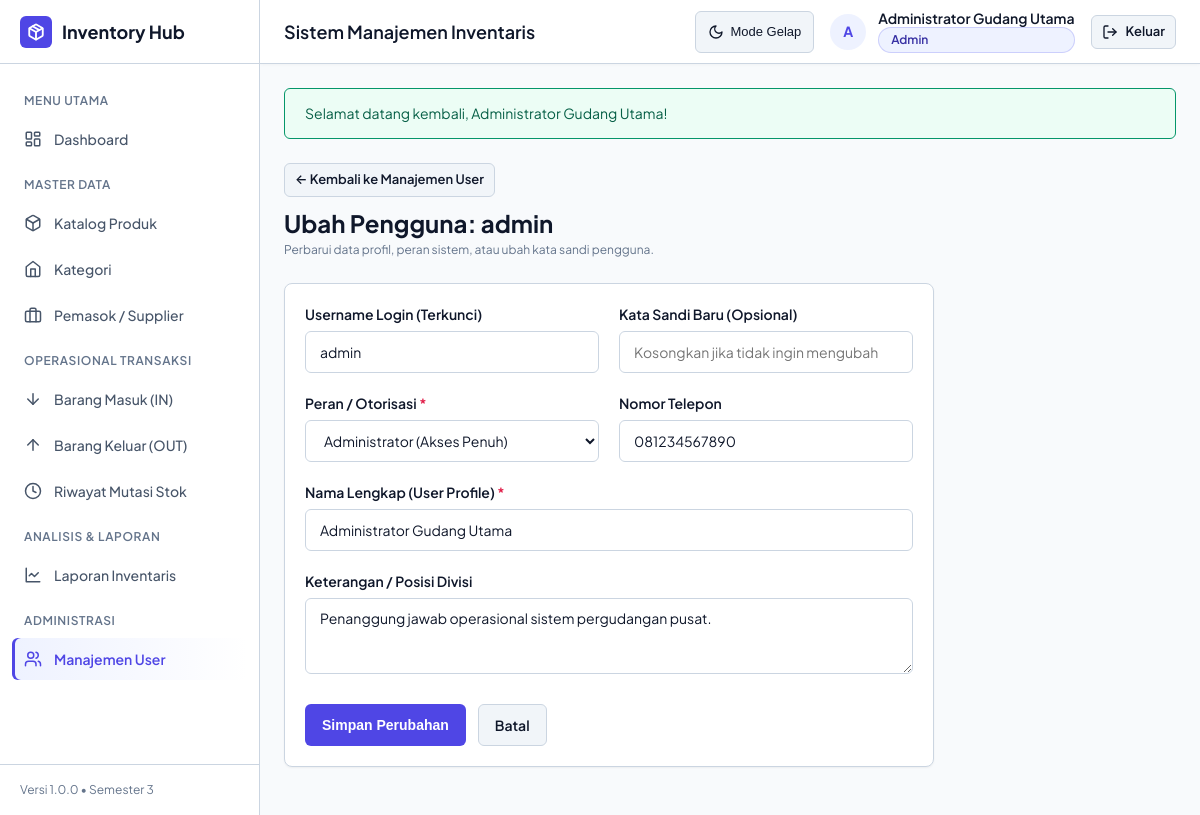
/index.php?page=users&action=edit&id=1 (signed in), run on the app's committed database.
### tables this page shows
CREATE TABLE IF NOT EXISTS user_profiles (
  id INT PRIMARY KEY AUTO_INCREMENT,
  user_id INT NOT NULL UNIQUE,
  full_name VARCHAR(100) NOT NULL,
  phone VARCHAR(25) NULL,
  bio TEXT NULL,
  FOREIGN KEY (user_id) REFERENCES users(id) ON DELETE CASCADE ON UPDATE CASCADE
);

CREATE TABLE IF NOT EXISTS users (
  id INT PRIMARY KEY AUTO_INCREMENT,
  username VARCHAR(50) NOT NULL UNIQUE,
  password_hash VARCHAR(255) NOT NULL,
  role ENUM('admin', 'staff') NOT NULL DEFAULT 'staff',
  created_at DATETIME NOT NULL DEFAULT CURRENT_TIMESTAMP
);

### app/Core/View.php (called while the page is built, shortened)
<?php
class View {
    public static function render($viewPath, array $data = [], $layout = 'main') {
        extract($data);
        $flashSuccess = isset($_SESSION['flash_success']) ? $_SESSION['flash_success'] : null;
        $viewFile = __DIR__ . '/../../views/' . $viewPath . '.php';
        require $viewFile;
        $content = ob_get_clean();
        $layoutFile = __DIR__ . '/../../views/layouts/' . $layout . '.php';
        require $layoutFile;
    }
}

### app/Controllers/UserController.php (called while the page is built, shortened)
<?php
require_once __DIR__ . '/../Core/View.php';
require_once __DIR__ . '/../Models/User.php';
require_once __DIR__ . '/../Helpers/Auth.php';
require_once __DIR__ . '/../Helpers/Sanitize.php';
class UserController {
    public function edit() {
        $id = (int) (isset($_GET['id']) ? $_GET['id'] : 0);
        $user = User::findById($id);
        $errors = [];
        $data = [
            'username'  => $user['username'],
            'role'      => $user['role'],
            'full_name' => $user['full_name'],
            'phone'     => $user['phone'],
            'bio'       => $user['bio'],
        ];
        View::render('users/edit', [
            'user'   => $user,
            'data'   => $data,
            'errors' => $errors,
        ]);
    }
}

### index.php (called while the page is built, shortened)
<?php
require_once __DIR__ . '/config/app.php';
require_once __DIR__ . '/app/Helpers/Sanitize.php';
require_once __DIR__ . '/app/Helpers/Auth.php';
Router::dispatch();

### config/app.php (called while the page is built, shortened)
<?php
function baseUrl($path = '') {
    $scriptDir = dirname(isset($_SERVER['SCRIPT_NAME']) ? $_SERVER['SCRIPT_NAME'] : '');
    $base = rtrim(str_replace('\\', '/', $scriptDir), '/');
    return ($base ?: '') . '/' . ltrim($path, '/');
}

### app/Models/User.php (called while the page is built, shortened)
<?php
class User {
    public static function findById($id) {
        $pdo = Database::getConnection();
        $stmt = $pdo->prepare('
            SELECT u.id, u.username, u.role, u.created_at,
                   up.full_name, up.phone, up.bio
            FROM users u
            LEFT JOIN user_profiles up ON up.user_id = u.id
            WHERE u.id = :id
            LIMIT 1
        ');
        $stmt->execute(['id' => (int) $id]);
        return $stmt->fetch();
    }
}

### app/Helpers/Sanitize.php (called while the page is built, shortened)
<?php
class Sanitize {
    public static function escape($data) {
        return htmlspecialchars((string) $data, ENT_QUOTES, 'UTF-8');
    }
}
function e($data) {
    return Sanitize::escape($data);
}

### app/Helpers/Auth.php (called while the page is built, shortened)
<?php
class Auth {
    public static function user() {
        return isset($_SESSION['user']) ? $_SESSION['user'] : null;
    }
    public static function role() {
        return (isset($_SESSION['user']) && isset($_SESSION['user']['role'])) ? $_SESSION['user']['role'] : null;
    }
    public static function isAdmin() {
        return self::role() === 'admin';
    }
}

### views/users/edit.php (the view, shortened to what this page needs)
<div style="margin-bottom: 1.5rem;">
    <a href="<?= baseUrl('index.php?page=users') ?>" class="btn btn-secondary btn-sm" style="margin-bottom: 0.5rem;">
        &larr; Kembali ke Manajemen User
    </a>
    <h2 style="font-size: 1.5rem; font-weight: 700;">Ubah Pengguna: <?= e($user['username']) ?></h2>
    <p class="form-hint" style="margin: 0;">Perbarui data profil, peran sistem, atau ubah kata sandi pengguna.</p>
</div>
<div class="card" style="max-width: 650px;">
    <div class="card-body">
        <form method="POST" action="<?= baseUrl('index.php?page=users&action=edit&id=' . $user['id']) ?>">
            <div class="form-row">
                <div class="form-group">
                    <label class="form-label">Username Login (Terkunci)</label>
                    <input type="text" class="form-input mono" value="<?= e($user['username']) ?>" disabled>
                </div>
                <div class="form-group">
                    <label for="password" class="form-label">Kata Sandi Baru (Opsional)</label>
                    <input type="password" id="password" name="password" class="form-input" placeholder="Kosongkan jika tidak ingin mengubah">
                </div>
            </div>
            <div class="form-row">
                <div class="form-group">
                    <label for="role" class="form-label">Peran / Otorisasi <span class="required">*</span></label>
                    <select id="role" name="role" class="form-select" required>
                        <option value="admin" <?= ($data['role'] === 'admin') ? 'selected' : '' ?>>Administrator (Akses Penuh)</option>
                    </select>
                </div>
                <div class="form-group">
                    <label for="phone" class="form-label">Nomor Telepon</label>
                    <input type="text" id="phone" name="phone" class="form-input" value="<?= e($data['phone']) ?>">
                </div>
            </div>
            <div class="form-group">
                <label for="full_name" class="form-label">Nama Lengkap (User Profile) <span class="required">*</span></label>
                <input type="text" id="full_name" name="full_name" class="form-input" value="<?= e($data['full_name']) ?>" required>
            </div>
            <div class="form-group">
                <label for="bio" class="form-label">Keterangan / Posisi Divisi</label>
                <textarea id="bio" name="bio" class="form-textarea" rows="3"><?= e($data['bio']) ?></textarea>
            </div>
            <div style="margin-top: 1.5rem; display: flex; gap: 0.75rem;">
                <button type="submit" class="btn btn-primary">
                    <span>Simpan Perubahan</span>
                </button>
                <a href="<?= baseUrl('index.php?page=users') ?>" class="btn btn-secondary">
                    <span>Batal</span>
                </a>
            </div>
        </form>
    </div>
</div>

### views/layouts/main.php (shortened to what this page needs)
<?php
require_once __DIR__ . '/../../app/Helpers/Auth.php';
require_once __DIR__ . '/../../app/Helpers/Sanitize.php';
$currentUser = Auth::user();
$currentPage = isset($_GET['page']) ? $_GET['page'] : 'dashboard';
$currentAction = isset($_GET['action']) ? $_GET['action'] : '';
?>
<!DOCTYPE html>
<html lang="id">
<head>
    <link rel="stylesheet" href="<?= baseUrl('assets/css/style.css') ?>">
</head>
<body>
<div class="app-layout">
    <aside class="sidebar" aria-label="Menu Navigasi Utama">
        <div class="sidebar-header">
            <a href="<?= baseUrl('index.php?page=dashboard') ?>" class="brand-logo">
                <div class="brand-icon">
                </div>
                <span><?= e(APP_NAME) ?></span>
            </a>
        </div>
        <nav class="sidebar-nav">
            <div class="nav-section-title">Menu Utama</div>
            <a href="<?= baseUrl('index.php?page=dashboard') ?>" class="nav-item <?= $currentPage === 'dashboard' ? 'active' : '' ?>">
                <span>Dashboard</span>
            </a>
            <div class="nav-section-title">Master Data</div>
            <a href="<?= baseUrl('index.php?page=products') ?>" class="nav-item <?= $currentPage === 'products' ? 'active' : '' ?>">
                <svg viewBox="0 0 24 24" fill="none" stroke="currentColor" stroke-width="2" stroke-linecap="round" stroke-linejoin="round"><path d="M21 8a2 2 0 0 0-1-1.73l-7-4a2 2 0 0 0-2 0l-7 4A2 2 0 0 0 3 8v8a2 2 0 0 0 1 1.73l7 4a2 2 0 0 0 2 0l7-4A2 2 0 0 0 21 16Z"/><path d="m3.3 7 8.7 5 8.7-5"/><path d="M12 22V12"/></svg>
                <span>Katalog Produk</span>
            </a>
            <a href="<?= baseUrl('index.php?page=categories') ?>" class="nav-item <?= $currentPage === 'categories' ? 'active' : '' ?>">
                <svg viewBox="0 0 24 24" fill="none" stroke="currentColor" stroke-width="2" stroke-linecap="round" stroke-linejoin="round"><path d="m3 9 9-7 9 7v11a2 2 0 0 1-2 2H5a2 2 0 0 1-2-2z"/><polyline points="9 22 9 12 15 12 15 22"/></svg>
                <span>Kategori</span>
            </a>
            <a href="<?= baseUrl('index.php?page=suppliers') ?>" class="nav-item <?= $currentPage === 'suppliers' ? 'active' : '' ?>">
                <svg viewBox="0 0 24 24" fill="none" stroke="currentColor" stroke-width="2" stroke-linecap="round" stroke-linejoin="round"><rect width="20" height="14" x="2" y="7" rx="2" ry="2"/><path d="M16 21V5a2 2 0 0 0-2-2h-4a2 2 0 0 0-2 2v16"/></svg>
                <span>Pemasok / Supplier</span>
            </a>
            <div class="nav-section-title">Operasional Transaksi</div>
            <a href="<?= baseUrl('index.php?page=transactions&action=in') ?>" class="nav-item <?= ($currentPage === 'transactions' && $currentAction === 'in') ? 'active' : '' ?>">
                <svg viewBox="0 0 24 24" fill="none" stroke="currentColor" stroke-width="2" stroke-linecap="round" stroke-linejoin="round"><path d="M12 5v14"/><path d="m19 12-7 7-7-7"/></svg>
                <span>Barang Masuk (IN)</span>
            </a>
            <a href="<?= baseUrl('index.php?page=transactions&action=out') ?>" class="nav-item <?= ($currentPage === 'transactions' && $currentAction === 'out') ? 'active' : '' ?>">
                <svg viewBox="0 0 24 24" fill="none" stroke="currentColor" stroke-width="2" stroke-linecap="round" stroke-linejoin="round"><path d="M12 19V5"/><path d="m5 12 7-7 7 7"/></svg>
                <span>Barang Keluar (OUT)</span>
            </a>
            <a href="<?= baseUrl('index.php?page=transactions&action=history') ?>" class="nav-item <?= ($currentPage === 'transactions' && ($currentAction === 'history' || $currentAction === '')) ? 'active' : '' ?>">
                <svg viewBox="0 0 24 24" fill="none" stroke="currentColor" stroke-width="2" stroke-linecap="round" stroke-linejoin="round"><circle cx="12" cy="12" r="10"/><polyline points="12 6 12 12 16 14"/></svg>
                <span>Riwayat Mutasi Stok</span>
            </a>
            <div class="nav-section-title">Analisis & Laporan</div>
            <a href="<?= baseUrl('index.php?page=reports') ?>" class="nav-item <?= $currentPage === 'reports' ? 'active' : '' ?>">
                <svg viewBox="0 0 24 24" fill="none" stroke="currentColor" stroke-width="2" stroke-linecap="round" stroke-linejoin="round"><path d="M3 3v18h18"/><path d="m19 9-5 5-4-4-3 3"/></svg>
                <span>Laporan Inventaris</span>
            </a>
            <?php if (Auth::isAdmin()): ?>
            <div class="nav-section-title">Administrasi</div>
            <a href="<?= baseUrl('index.php?page=users') ?>" class="nav-item <?= $currentPage === 'users' ? 'active' : '' ?>">
                <svg viewBox="0 0 24 24" fill="none" stroke="currentColor" stroke-width="2" stroke-linecap="round" stroke-linejoin="round"><path d="M16 21v-2a4 4 0 0 0-4-4H6a4 4 0 0 0-4 4v2"/><circle cx="9" cy="7" r="4"/><path d="M22 21v-2a4 4 0 0 0-3-3.87"/><path d="M16 3.13a4 4 0 0 1 0 7.75"/></svg>
                <span>Manajemen User</span>
            </a>
            <?php endif; ?>
        </nav>
        <div class="sidebar-footer">
            Versi <?= e(APP_VERSION) ?> &bull; Semester 3
        </div>
    </aside>
    <div class="main-area">
        <header class="topbar">
            <div class="topbar-left">
                <h1 class="topbar-title">Sistem Manajemen Inventaris</h1>
            </div>
            <div class="topbar-right">
                <button type="button" class="theme-toggle-btn" id="themeToggleBtn" aria-label="Ganti Tema">
                </button>
                <div class="user-badge-group">
                    <div class="user-avatar" aria-hidden="true">
                        <?= strtoupper(substr(isset($currentUser['username']) ? $currentUser['username'] : 'U', 0, 1)) ?>
                    </div>
                    <div class="user-info">
                        <?php
                            $nameDisplay = (isset($currentUser['full_name']) && $currentUser['full_name']) ? $currentUser['full_name'] : (isset($currentUser['username']) ? $currentUser['username'] : 'User');
                            $roleDisplay = isset($currentUser['role']) ? $currentUser['role'] : 'guest';
                        ?>
                        <span class="user-name"><?= e($nameDisplay) ?></span>
                        <span class="user-role badge <?= $roleDisplay === 'admin' ? 'badge-primary' : 'badge-neutral' ?>">
                            <?= e($roleDisplay) ?>
                        </span>
                    </div>
                </div>
                <a href="<?= baseUrl('index.php?page=logout') ?>" class="btn btn-secondary btn-sm" title="Keluar">
                    <svg width="16" height="16" viewBox="0 0 24 24" fill="none" stroke="currentColor" stroke-width="2" stroke-linecap="round" stroke-linejoin="round"><path d="M9 21H5a2 2 0 0 1-2-2V5a2 2 0 0 1 2-2h4"/><polyline points="16 17 21 12 16 7"/><line x1="21" x2="9" y1="12" y2="12"/></svg>
                    <span>Keluar</span>
                </a>
            </div>
        </header>
        <main class="content-wrapper" id="mainContent">
            <?php if (!empty($flashSuccess)): ?>
                <div class="alert alert-success" role="alert">
                    <span><?= e($flashSuccess) ?></span>
                </div>
            <?php endif; ?>
            <?= $content ?>
        </main>
    </div>
</div>
</body>
</html>

### data on the page
user_profiles: user.username "A", full_name "Administrator Gudang Utama", user.role "Admin", user.username "admin", phone "081234567890", bio "Penanggung jawab operasional sistem pergudangan pusat."
users: role "Administrator (Akses Penuh)"

### other printed values
APP_NAME "Inventory Hub"
APP_VERSION "1.0.0"
$flashSuccess "Selamat datang kembali, Administrator Gudang Utama!"
